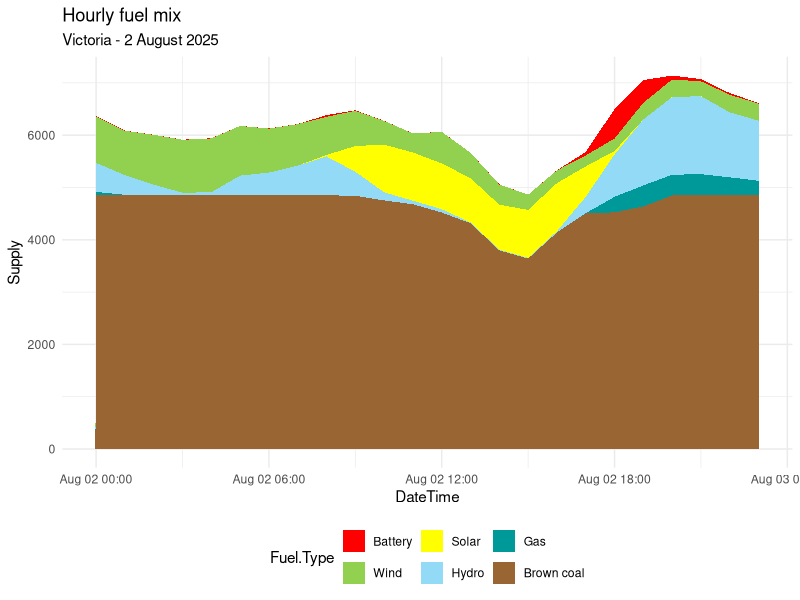

This figure's R source:
#---------Packages---------
library(ggplot2)

#-----------Data-----------
data <- read.csv("Data/Fuel-mix.csv")
data$Fuel.Type <- factor(data$Fuel.Type , levels=c("Battery","Wind","Solar","Hydro","Gas","Brown coal"))
data$DateTime <- as.POSIXct(data$DateTime, format = "%d/%m/%Y %H:%M")

#----------Chart----------
ggplot(data, aes(x=DateTime, y=Supply, fill=Fuel.Type)) +
  geom_area() +
  scale_fill_manual(values=c("red","#92D050","yellow","#93DAF7","#009999","#996633"))+
  labs(title="Hourly fuel mix", subtitle="Victoria - 2 August 2025")+
  theme_minimal()+
  theme(legend.position="bottom")
